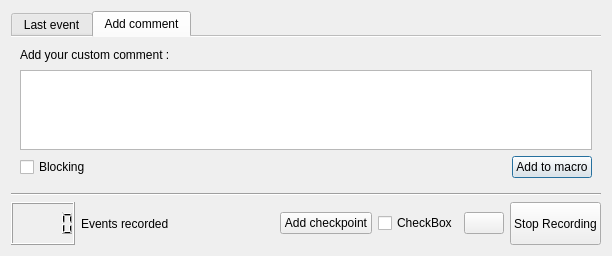
<?xml version="1.0" encoding="UTF-8"?>
<ui version="4.0">
 <class>pqRecordEventsDialog</class>
 <widget class="QDialog" name="pqRecordEventsDialog">
  <property name="geometry">
   <rect>
    <x>0</x>
    <y>0</y>
    <width>612</width>
    <height>256</height>
   </rect>
  </property>
  <property name="windowTitle">
   <string>Dialog</string>
  </property>
  <layout class="QVBoxLayout" name="verticalLayout_3">
   <item>
    <widget class="QTabWidget" name="tabWidget">
     <property name="sizePolicy">
      <sizepolicy hsizetype="Expanding" vsizetype="Maximum">
       <horstretch>0</horstretch>
       <verstretch>0</verstretch>
      </sizepolicy>
     </property>
     <property name="tabShape">
      <enum>QTabWidget::Rounded</enum>
     </property>
     <property name="currentIndex">
      <number>1</number>
     </property>
     <property name="elideMode">
      <enum>Qt::ElideNone</enum>
     </property>
     <property name="usesScrollButtons">
      <bool>false</bool>
     </property>
     <property name="documentMode">
      <bool>true</bool>
     </property>
     <widget class="QWidget" name="lastEvent">
      <attribute name="icon">
       <iconset resource="Resources/QtTesting.qrc">
        <normaloff>:/Icons/info.png</normaloff>:/Icons/info.png</iconset>
      </attribute>
      <attribute name="title">
       <string>Last event</string>
      </attribute>
      <layout class="QVBoxLayout" name="verticalLayout">
       <property name="spacing">
        <number>2</number>
       </property>
       <property name="bottomMargin">
        <number>2</number>
       </property>
       <item>
        <layout class="QHBoxLayout" name="horizontalLayout">
         <item>
          <widget class="QLabel" name="eventWidgetLabel">
           <property name="toolTip">
            <string>Last widget recorded</string>
           </property>
           <property name="text">
            <string>Widget :</string>
           </property>
          </widget>
         </item>
         <item>
          <widget class="QLineEdit" name="eventWidgetEdit">
           <property name="enabled">
            <bool>true</bool>
           </property>
           <property name="frame">
            <bool>false</bool>
           </property>
           <property name="readOnly">
            <bool>true</bool>
           </property>
          </widget>
         </item>
        </layout>
       </item>
       <item>
        <layout class="QHBoxLayout" name="horizontalLayout_2">
         <item>
          <widget class="QLabel" name="eventArgumentLabel">
           <property name="enabled">
            <bool>true</bool>
           </property>
           <property name="sizePolicy">
            <sizepolicy hsizetype="Preferred" vsizetype="Preferred">
             <horstretch>0</horstretch>
             <verstretch>0</verstretch>
            </sizepolicy>
           </property>
           <property name="toolTip">
            <string>Last argument recorded</string>
           </property>
           <property name="text">
            <string>Argument :</string>
           </property>
          </widget>
         </item>
         <item>
          <widget class="QLineEdit" name="eventArgumentEdit">
           <property name="enabled">
            <bool>true</bool>
           </property>
           <property name="frame">
            <bool>false</bool>
           </property>
           <property name="readOnly">
            <bool>true</bool>
           </property>
          </widget>
         </item>
        </layout>
       </item>
       <item>
        <layout class="QHBoxLayout" name="horizontalLayout_3">
         <item>
          <widget class="QLabel" name="eventCommandLabel">
           <property name="toolTip">
            <string>Last command recorded</string>
           </property>
           <property name="text">
            <string>Command :</string>
           </property>
          </widget>
         </item>
         <item>
          <widget class="QLineEdit" name="eventCommandEdit">
           <property name="enabled">
            <bool>true</bool>
           </property>
           <property name="frame">
            <bool>false</bool>
           </property>
           <property name="readOnly">
            <bool>true</bool>
           </property>
          </widget>
         </item>
        </layout>
       </item>
      </layout>
     </widget>
     <widget class="QWidget" name="addComment">
      <attribute name="icon">
       <iconset resource="Resources/QtTesting.qrc">
        <normaloff>:/Icons/plus.png</normaloff>:/Icons/plus.png</iconset>
      </attribute>
      <attribute name="title">
       <string>Add comment</string>
      </attribute>
      <layout class="QHBoxLayout" name="horizontalLayout_5">
       <item>
        <layout class="QVBoxLayout" name="verticalLayout_4">
         <item>
          <widget class="QLabel" name="commentLabel">
           <property name="text">
            <string>Add your custom comment :</string>
           </property>
          </widget>
         </item>
         <item>
          <widget class="QTextEdit" name="commentTextEdit">
           <property name="sizePolicy">
            <sizepolicy hsizetype="Preferred" vsizetype="Preferred">
             <horstretch>0</horstretch>
             <verstretch>0</verstretch>
            </sizepolicy>
           </property>
           <property name="maximumSize">
            <size>
             <width>16777215</width>
             <height>80</height>
            </size>
           </property>
           <property name="toolTip">
            <string>Write the comment that you want to add</string>
           </property>
          </widget>
         </item>
         <item>
          <layout class="QHBoxLayout" name="horizontalLayout_4">
           <item>
            <widget class="QCheckBox" name="blockingCheckBox">
             <property name="toolTip">
              <string>Add option block to you comment</string>
             </property>
             <property name="text">
              <string>Blocking</string>
             </property>
            </widget>
           </item>
           <item>
            <spacer name="horizontalSpacer">
             <property name="orientation">
              <enum>Qt::Horizontal</enum>
             </property>
             <property name="sizeHint" stdset="0">
              <size>
               <width>40</width>
               <height>20</height>
              </size>
             </property>
            </spacer>
           </item>
           <item>
            <widget class="QPushButton" name="commentAddButton">
             <property name="sizePolicy">
              <sizepolicy hsizetype="Preferred" vsizetype="Preferred">
               <horstretch>0</horstretch>
               <verstretch>0</verstretch>
              </sizepolicy>
             </property>
             <property name="toolTip">
              <string>Add your comment</string>
             </property>
             <property name="text">
              <string>Add to macro</string>
             </property>
             <property name="icon">
              <iconset resource="Resources/QtTesting.qrc">
               <normaloff>:/Icons/plus.png</normaloff>:/Icons/plus.png</iconset>
             </property>
            </widget>
           </item>
          </layout>
         </item>
        </layout>
       </item>
      </layout>
     </widget>
    </widget>
   </item>
   <item>
    <widget class="Line" name="line">
     <property name="orientation">
      <enum>Qt::Horizontal</enum>
     </property>
    </widget>
   </item>
   <item>
    <layout class="QHBoxLayout">
     <property name="spacing">
      <number>6</number>
     </property>
     <property name="sizeConstraint">
      <enum>QLayout::SetMinimumSize</enum>
     </property>
     <property name="margin">
      <number>0</number>
     </property>
     <item>
      <widget class="QLCDNumber" name="nbEvents">
       <property name="toolTip">
        <string>numbers of events recorded</string>
       </property>
       <property name="smallDecimalPoint">
        <bool>false</bool>
       </property>
       <property name="digitCount">
        <number>5</number>
       </property>
      </widget>
     </item>
     <item>
      <widget class="QLabel" name="nbEventsLabel">
       <property name="text">
        <string>Events recorded</string>
       </property>
      </widget>
     </item>
     <item>
      <spacer>
       <property name="orientation">
        <enum>Qt::Horizontal</enum>
       </property>
       <property name="sizeType">
        <enum>QSizePolicy::Expanding</enum>
       </property>
       <property name="sizeHint" stdset="0">
        <size>
         <width>133</width>
         <height>31</height>
        </size>
       </property>
      </spacer>
     </item>
     <item>
      <widget class="QPushButton" name="checkpointButton">
       <property name="text">
        <string>Add checkpoint</string>
       </property>
      </widget>
     </item>
     <item>
      <widget class="QCheckBox" name="checkpointBox">
       <property name="text">
        <string>CheckBox</string>
       </property>
      </widget>
     </item>
     <item>
      <widget class="QPushButton" name="recordPauseButton">
       <property name="toolTip">
        <string>Start/Pause record</string>
       </property>
       <property name="text">
        <string/>
       </property>
       <property name="icon">
        <iconset resource="Resources/QtTesting.qrc">
         <normaloff>:/Icons/record.png</normaloff>
         <normalon>:/Icons/pause.png</normalon>:/Icons/record.png</iconset>
       </property>
       <property name="checkable">
        <bool>true</bool>
       </property>
      </widget>
     </item>
     <item>
      <widget class="QPushButton" name="stopButton">
       <property name="sizePolicy">
        <sizepolicy hsizetype="Preferred" vsizetype="Preferred">
         <horstretch>0</horstretch>
         <verstretch>0</verstretch>
        </sizepolicy>
       </property>
       <property name="toolTip">
        <string>Stop record</string>
       </property>
       <property name="text">
        <string>Stop Recording</string>
       </property>
       <property name="icon">
        <iconset resource="Resources/QtTesting.qrc">
         <normaloff>:/Icons/playback-stop.png</normaloff>:/Icons/playback-stop.png</iconset>
       </property>
      </widget>
     </item>
    </layout>
   </item>
  </layout>
 </widget>
 <resources>
  <include location="Resources/QtTesting.qrc"/>
 </resources>
 <connections>
  <connection>
   <sender>stopButton</sender>
   <signal>clicked()</signal>
   <receiver>pqRecordEventsDialog</receiver>
   <slot>accept()</slot>
   <hints>
    <hint type="sourcelabel">
     <x>374</x>
     <y>273</y>
    </hint>
    <hint type="destinationlabel">
     <x>84</x>
     <y>36</y>
    </hint>
   </hints>
  </connection>
 </connections>
</ui>
